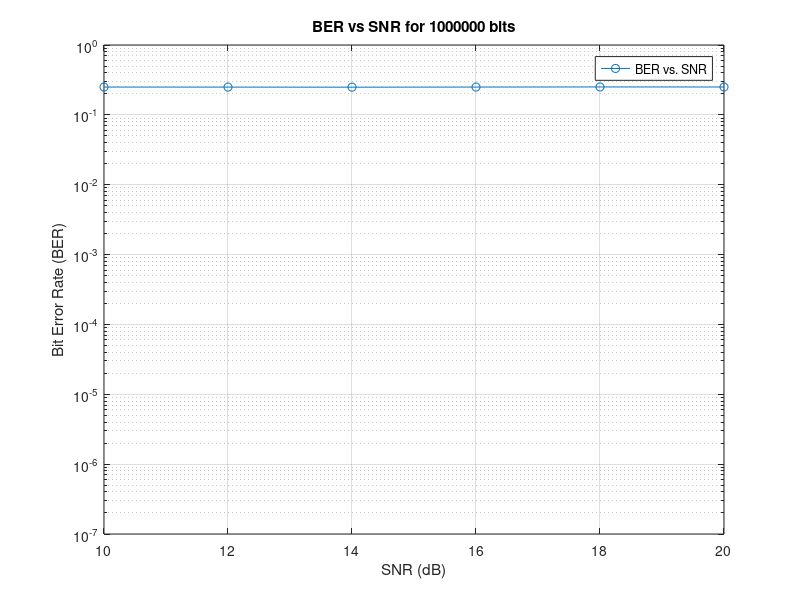

Write MATLAB code to recreate this figure.
% Parameters
total_bits = 1000000;         % Total bits to simulate    
power = 1e-7;                  % Signal power at the receiver
voltage = sqrt(power);         % Voltage for signal mapping 0,1
threshold = voltage;  % Detection threshold for the signal
amp = voltage;

% SNR values
SNR_dB_values = 10:2:20; % SNR from 10 to 20 dB in steps of 2

% Initialize BER and BER_BPSK
ber = [];                     
ber_BPSK = [];                     

% Loop for SNR value to compute BER including BPSK
for snr_db = SNR_dB_values
    
    % Convert SNR from dB to linear scale
    snr_linear = 10^(snr_db / 10);
    
    % Compute noise variance
    noise_variance = power / snr_linear;
    
    % Generate random bits (0's and 1's)
    bits = randi([0, 1], 1, total_bits);
    
    % 0,1 Mapping Simulation
    transmitted_signal = bits * voltage;
    
    % Generate AWGN noise
    noise_real = (1/sqrt(2)) * normrnd(0, sqrt(noise_variance), 1, total_bits);
    noise_imag = (1/sqrt(2)) * normrnd(0, sqrt(noise_variance), 1, total_bits);
    noise = noise_real + 1j * noise_imag;

    % Generate channel coefficient and channel coefficient noise
    chan_coeff = normrnd(0, sqrt(noise_variance), 1, total_bits);
    chan_coeff_noise = normrnd(0, sqrt(noise_variance), 1, total_bits);
    
    % h value (amplitude)
    % amp = sqrt(snr_linear);
   

    % Received signal including estimated channel coefficient (y = hx + n)
    received_signal = transmitted_signal + noise;
    %est_chan_coeff = chan_coeff + (.0000000001 * chan_coeff_noise);
    received_signal_real = real(received_signal);

    % Decode received bits using the defined threshold
    decoded_bits = double(received_signal_real >= threshold);
    
    % Compute BER for 0,1 mapping
    ber = [ber, sum(decoded_bits ~= bits) / total_bits];
    

   %% BPSK Mapping Simulation
    % Map bits: 0 -> +1, 1 -> -1
    transmitted_signal_BPSK = -(voltage * (2*bits - 1));
    
    % Generate AWGN noise for BPSK
    noise_BPSK = normrnd(0, sqrt(noise_variance), 1, total_bits);
    
    % Received signal for BPSK mapping
    received_signal_BPSK = transmitted_signal_BPSK + noise_BPSK;
    
    % Decode received bits using the 0 threshold
    decoded_bits_BPSK = double(received_signal_BPSK < 0);
    
    % Compute BER for BPSK mapping
    ber_BPSK = [ber_BPSK, sum(decoded_bits_BPSK ~= bits) / total_bits];
    
end

% Plot results. First figure is SNR vs. BER. 
% Second figure is SNR vs. BER_BPSK
figure;
semilogy(SNR_dB_values, ber, 'o-', 'DisplayName', 'BER vs. SNR');     
ylim([1e-7, 1]);
xlim([10, 20]);
xlabel('SNR (dB)');
ylabel('Bit Error Rate (BER)');
title(['BER vs SNR for ', num2str(total_bits), ' bits']);
grid on;
legend;

%{
figure;
semilogy(SNR_dB_values, ber_BPSK, 'o-', 'DisplayName', 'BPSK Mapping (0 -> +1, 1 -> -1)');
xlim([10, 20]);
xlabel('SNR (dB)');
ylabel('Bit Error Rate (BER)');
title(['BPSK BER vs SNR for ', num2str(total_bits), ' bits']);
grid on;
legend;
%}